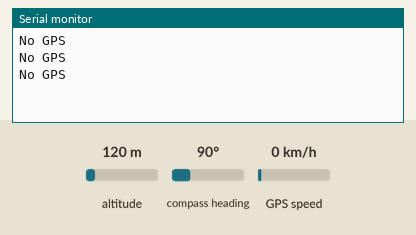
Simulated run of this program. Board: ESP32. On the bench: the last lines printed to the serial monitor. The test bench sets the inputs (shaded band); at power-on: altitude 120 m, compass heading 90°, GPS speed 0 km/h. The GPS gets a fix after 3 s at 37.7749, -122.4194 with 8 satellites.

Above: at 1.2 s.
1.3 s: altitude set to 20 m
At 3.5 s:
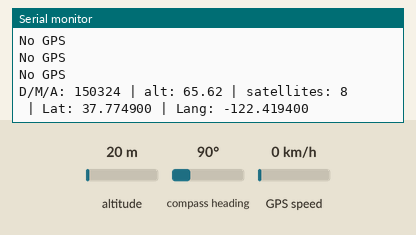
4.5 s: altitude set to 250 m
At 5.0 s:
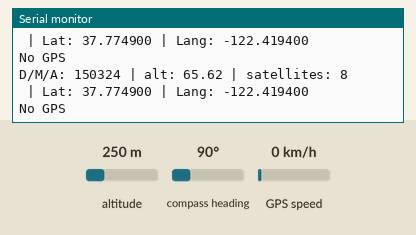

Measured:
- after the input at 1.3 s, the serial monitor: prints a new line after 1.7 s (image 1)

The program:

main.cpp
```cpp
// #include <Arduino.h>
// #include <TinyGPSPlus.h>
// #include <SoftwareSerial.h>

// // Choose two Arduino pins to use for software serial
// int RXPin = 16;
// int TXPin = 17;

// int GPSBaud = 9600;

// // Create a TinyGPS++ object
// TinyGPSPlus gps;

// // Create a software serial port called "gpsSerial"
// SoftwareSerial gpsSerial(RXPin, TXPin, false, 256);

// void setup()
// {
//   // Start the Arduino hardware serial port at 9600 baud
//   Serial.begin(115200);

//   // Start the software serial port at the GPS's default baud
//   gpsSerial.begin(GPSBaud);
// }

// void loop()
// {
//   // This sketch displays information every time a new sentence is correctly encoded.
//   Serial.println(gpsSerial.available());
//   while (gpsSerial.available() > 0) {
//     Serial.println("..");
//     if (gps.encode(gpsSerial.read())) {
//       if (gps.location.isValid()) {
//         Serial.print("Latitude: ");
//         Serial.println(gps.location.lat(), 6);
//         Serial.print("Longitude: ");
//         Serial.println(gps.location.lng(), 6);
//         Serial.print("Altitude: ");
//         Serial.println(gps.altitude.meters());
//       } else {
//         Serial.println("Location: Not Available");
//       }
//       Serial.print("Date: ");
//       if (gps.date.isValid()) {
//         Serial.print(gps.date.month());
//         Serial.print("/");
//         Serial.print(gps.date.day());
//         Serial.print("/");
//         Serial.println(gps.date.year());
//       } else {
//         Serial.println("Not Available");
//       }
//       Serial.print("Time: ");
//       if (gps.time.isValid()) {
//         if (gps.time.hour() < 10) {
//           Serial.print(F("0"));
//         }
//         Serial.print(gps.time.hour());
//         Serial.print(":");
//         if (gps.time.minute() < 10) {
//           Serial.print(F("0"));
//         }
//         Serial.print(gps.time.minute());
//         Serial.print(":");
//         if (gps.time.second() < 10) {
//           Serial.print(F("0"));
//         }
//         Serial.print(gps.time.second());
//         Serial.print(".");
//         if (gps.time.centisecond() < 10) {
//           Serial.print(F("0"));
//         }
//         Serial.println(gps.time.centisecond());
//       } else {
//         Serial.println("Not Available");
//       }
//       Serial.println();
//       Serial.println();
//       delay(1000);
//     }
//   }
//   // If 5000 milliseconds pass and there are no characters coming in
//   // over the software serial port, show a "No GPS detected" error
//   // if (millis() > 5000 && gps.charsProcessed() < 10)
//   // {
//   //   Serial.println("No GPS detected");
//   // }
// }

// static const int RXPin = 16, TXPin = 17;
// static const uint32_t GPSBaud = 115200;

// SoftwareSerial ss(RXPin, TXPin);

// // The TinyGPS++ object
// TinyGPSPlus gps;

// // The serial connection to the GPS device
// // SoftwareSerial ss(RXPin, TXPin);

// void setup(){
//   Serial.begin(115200);
//   ss.begin(GPSBaud);
//   Serial.println("Serial Txd is on pin: "+String(TX));
//   Serial.println("Serial Rxd is on pin: "+String(RX));
// }

// void loop(){
//   // This sketch displays information every time a new sentence is correctly encoded.
//   Serial.println(ss.available());
//   while (ss.available() > 0){
//     Serial.println(ss.read());
//     gps.encode(ss.read());
//     if (gps.location.isUpdated()){
//       Serial.print("Latitude= ");
//       Serial.print(gps.location.lat(), 6);
//       Serial.print(" Longitude= ");
//       Serial.println(gps.location.lng(), 6);
//     }
//   }

//   // //Choose Serial1 or Serial2 as required
//   // while (gps_serial.available()) {
//   //   if (gps.location.isUpdated()){
//   //     Serial.print("Latitude= ");
//   //     Serial.print(gps.location.lat(), 6);
//   //     Serial.print(" Longitude= ");
//   //     Serial.println(gps.location.lng(), 6);
//   //   }
//   // }
// }

/*some obs:
 *  * There are three serial ports on the ESP known as U0UXD, U1UXD and U2UXD.
 *
 * U0UXD is used to communicate with the ESP32 for programming and during reset/boot.
 * U1UXD is unused and can be used for your projects. Some boards use this port for SPI Flash access though
 * U2UXD is unused and can be used for your projects.
 * on the code, i use the u2uxd. Dont forget to invert the rx/tx with the sensor ;)
 */
/*some obs:
 *  * There are three serial ports on the ESP known as U0UXD, U1UXD and U2UXD.
 *
 * U0UXD is used to communicate with the ESP32 for programming and during reset/boot.
 * U1UXD is unused and can be used for your projects. Some boards use this port for SPI Flash access though
 * U2UXD is unused and can be used for your projects.
 * on the code, i use the u2uxd. Dont forget to invert the rx/tx with the sensor ;)
 */

#include <HardwareSerial.h>
#include <TinyGPS++.h>

#define RXD2 16
#define TXD2 17

TinyGPSPlus gps;

void setup() {
 Serial.begin(115200);
 Serial2.begin(9600, SERIAL_8N1, RXD2, TXD2); //gps baud
}

void loop() {
 bool recebido = false;
  while (Serial2.available()) {
     char cIn = Serial2.read();
     recebido = gps.encode(cIn);
  }
  if (gps.location.isUpdated() && gps.altitude.isUpdated()) {
    Serial.print("D/M/A: ");
    Serial.print(gps.date.value());
    Serial.print(" | alt: ");
    Serial.print(gps.altitude.feet());
    Serial.print(" | satellites: ");
    Serial.println(gps.satellites.value());
    Serial.print(" | Lat: ");
    Serial.print(gps.location.lat(), 6);
    Serial.print(" | Lang: ");
    Serial.println(gps.location.lng(), 6);
    delay(500);
  } else {
    Serial.println("No GPS");
    delay(500);
  }
}
```
